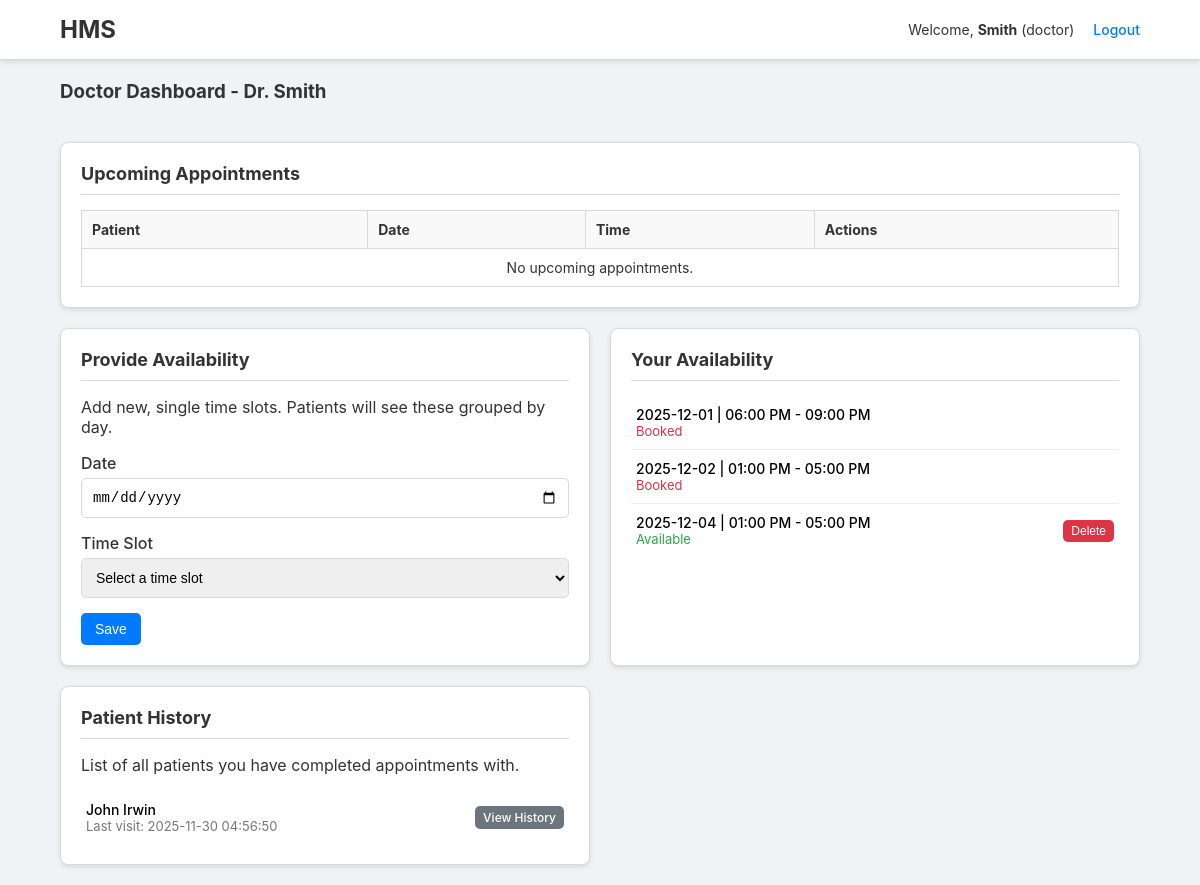
The page /doctor (signed in) on the database its author committed.
### tables this page shows
CREATE TABLE doctors (
        id INTEGER PRIMARY KEY AUTOINCREMENT,
        user_id INTEGER NOT NULL,
        fullname TEXT,
        specialization TEXT,
        bio TEXT,
        FOREIGN KEY(user_id) REFERENCES users(id)
    );

CREATE TABLE availability (
        id INTEGER PRIMARY KEY AUTOINCREMENT,
        doctor_id INTEGER,
        date TEXT,
        time_slot TEXT,
        is_available INTEGER DEFAULT 1,
        FOREIGN KEY(doctor_id) REFERENCES doctors(id)
    );

CREATE TABLE patients (
        id INTEGER PRIMARY KEY AUTOINCREMENT,
        user_id INTEGER NOT NULL,
        fullname TEXT,
        contact TEXT,
        age INTEGER,
        gender TEXT,
        FOREIGN KEY(user_id) REFERENCES users(id)
    );

### doctor.py (the view)
@doctor_bp.route("",methods=["GET"])
def dashboard():
    if not doctor_required(): return redirect("/login")
    user_id=session.get("user_id")
    doc=query_one("SELECT id, fullname FROM doctors WHERE user_id=?",(user_id,))
    if not doc:
        flash("Doctor profile not found","warning")
        return redirect("/login")
    doc_id=doc[0]
    appointments=query_all("""SELECT a.id, p.fullname, a.date, a.time_slot, a.status, a.patient_id FROM appointments a LEFT JOIN patients p ON a.patient_id=p.id WHERE a.doctor_id=? AND a.status='Booked' ORDER BY a.date""",(doc_id,))
    availability=query_all("SELECT id, date, time_slot, is_available FROM availability WHERE doctor_id=? ORDER BY date",(doc_id,))
    patient_history=query_all("""SELECT p.id, p.fullname, MAX(t.created_at) as last_visit FROM appointments a JOIN patients p ON a.patient_id = p.id LEFT JOIN treatments t ON a.id = t.appointment_id WHERE a.doctor_id = ? AND a.status = 'Completed' GROUP BY p.id, p.fullname ORDER BY last_visit DESC""",(doc_id,))
    return render_template("doctor_dashboard.html",appointments=appointments,doctor=doc,availability=availability,patient_history=patient_history)

### database.py (called while the page is built)
def get_conn(): return sqlite3.connect(DB_PATH)

### doctor.py (called while the page is built)
def doctor_required():
    return session.get("role")=="doctor"

### utils.py (called while the page is built)
def query_all(query,params=()):
    conn=get_conn()
    cur=conn.cursor()
    cur.execute(query,params)
    rows=cur.fetchall()
    conn.close()
    return rows

def query_one(query,params=()):
    conn=get_conn()
    cur=conn.cursor()
    cur.execute(query,params)
    row=cur.fetchone()
    conn.close()
    return row

### templates/doctor_dashboard.html (shortened to what this page needs)
{% extends "base.html" %}
{% block content %}
<div class="page-title">
    <h3>Doctor Dashboard - {{doctor[1]}}</h3>
</div>
<div class="dashboard-grid">
    <div class="dashboard-widget full-width">
        <h5>Upcoming Appointments</h5>
        <div class="table-wrapper">
            <table class="data-table">
                <thead><tr><th>Patient</th><th>Date</th><th>Time</th><th>Actions</th></tr></thead>
                <tbody>
                {% if appointments %}
                    {% for a in appointments %}
                    <tr>
                        <td>{{a[1]}}
                            <a href="{{url_for('doctor.patient_history',patient_id=a[5])}}" class="btn btn-small btn-secondary">View History</a>
                        </td>
                        <td>{{a[2]}}</td> <td>{{a[3]}}</td>
                        <td class="action-cell">
                            <form method="post" action="{{url_for('doctor.complete_appointment',aid=a[0])}}">
                                <div class="form-group"><input name="diagnosis_{{a[0]}}" placeholder="Diagnosis" class="form-control" required></div>
                                <div class="form-group"><input name="prescription_{{a[0]}}" placeholder="Prescription / Medicines" class="form-control"></div>
                                <button type="submit" class="btn btn-success btn-small" style="margin-bottom:5px;width:100%;">Mark as Complete</button>
                            </form>
                            <form method="post" action="{{url_for('doctor.cancel_appointment',aid=a[0])}}" onsubmit="return confirm('Are you sure you want to cancel this appointment?');">
                                <button type="submit" class="btn btn-danger btn-small" style="width:100%;">Cancel</button>
                            </form>
                        </td>
                    </tr>
                    {% endfor %}
                {% else %}
                    <tr><td colspan="4" style="text-align:center;">No upcoming appointments.</td></tr>
                {% endif %}
                </tbody>
            </table>
        </div>
    </div>
    <div class="dashboard-widget">
        <h5>Provide Availability</h5>
        <p>Add new, single time slots. Patients will see these grouped by day.</p>
        <form method="post" action="{{url_for('doctor.provide_availability')}}">
            <div class="form-group"><label>Date</label><input name="date" type="date" class="form-control" required></div>
            <div class="form-group">
                <label>Time Slot</label>
                <select name="time_slot" class="form-control" required>
                    <option value="">Select a time slot</option>
                </select>
            </div>
            <button type="submit" class="btn btn-primary">Save</button>
        </form>
    </div>
    <div class="dashboard-widget">
        <h5>Your Availability</h5>
        <ul class="widget-list">
        {% for a in availability %}
            <li class="widget-list-item">
                <div class="item-info">
                    <div class="name">{{a[1]}} | {{a[2]}}</div>
                    <div class="detail" style="color:{{'var(--green)' if a[3]==1 else 'var(--red)'}}">
                        {{'Available' if a[3]==1 else 'Booked'}}
                    </div>
                </div>
                <div class="item-actions">
                {% if a[3]==1 %}
                    <form method="post" action="{{url_for('doctor.delete_availability',avail_id=a[0])}}" onsubmit="return confirm('Delete this slot?');">
                        <button class="btn btn-small btn-danger">Delete</button>
                    </form>
                {% endif %}
                </div>
            </li>
        {% else %}
            <li class="widget-list-item">No availability slots added yet.</li>
        {% endfor %}
        </ul>
    </div>
    <div class="dashboard-widget">
        <h5>Patient History</h5>
        <p>List of all patients you have completed appointments with.</p>
        <ul class="widget-list">
        {% if patient_history %}
            {% for p in patient_history %}
            <li class="widget-list-item">
                <div class="item-info">
                    <div class="name">{{p[1]}}</div>
                    <div class="detail">Last visit: {{p[2] or 'N/A'}}</div>
                </div>
                <div class="item-actions">
                    <a href="{{url_for('doctor.patient_history',patient_id=p[0])}}" class="btn btn-small btn-secondary">View History</a>
                </div>
            </li>
            {% endfor %}
        {% else %}
            <li class="widget-list-item">No completed patient appointments.</li>
        {% endif %}
        </ul>
    </div>
</div>
{% endblock %}

### static/style.css (style rules this page uses)
:root { --bg-color: #f0f2f5; --card-bg: #ffffff; --border-color: #d9d9d9; --primary-color: #007bff; --text-color: #333; --text-light: #777; --green: #28a745; --red: #dc3545; --yellow: #ffc107; --blue: #007bff; --grey: #6c757d; --box-shadow: 0 2px 5px rgba(0, 0, 0, 0.1); }
body { font-family: -apple-system, BlinkMacSystemFont, 'Segoe UI', Roboto, 'Helvetica Neue', Arial, sans-serif; background-color: var(--bg-color); color: var(--text-color); margin: 0; padding: 0; }
h1, h2, h3, h4, h5 { margin-top: 0; }
a { color: var(--primary-color); text-decoration: none; }
.btn { display: inline-block; padding: 8px 14px; border: none; border-radius: 5px; cursor: pointer; font-size: 14px; font-weight: 500; text-align: center; transition: opacity 0.2s; }
.btn-primary { background-color: var(--primary-color); color: white; }
.btn-danger { background-color: var(--red); color: white; }
.btn-secondary { background-color: var(--grey); color: white; }
.btn-small { padding: 4px 8px; font-size: 12px; }
.form-group { margin-bottom: 15px; }
.form-group label { display: block; font-weight: 500; margin-bottom: 5px; }
.form-control { width: 100%; padding: 10px; font-size: 14px; border: 1px solid var(--border-color); border-radius: 5px; box-sizing: border-box; }
.page-title { display: flex; justify-content: space-between; align-items: center; margin-bottom: 20px; }
.dashboard-grid { display: grid; grid-template-columns: repeat(auto-fit, minmax(350px, 1fr)); gap: 20px; }
.dashboard-widget { background: var(--card-bg); border: 1px solid var(--border-color); border-radius: 8px; box-shadow: var(--box-shadow); padding: 20px; overflow: hidden; }
.dashboard-widget.full-width { grid-column: 1 / -1; }
.dashboard-widget h5 { border-bottom: 1px solid var(--border-color); padding-bottom: 10px; margin-bottom: 15px; font-size: 18px; }
.widget-list { list-style: none; padding: 0; margin: 0; max-height: 400px; overflow-y: auto; }
.widget-list-item { display: flex; justify-content: space-between; align-items: center; padding: 10px 5px; border-bottom: 1px solid #eee; }
.widget-list-item:last-child { border-bottom: none; }
.widget-list-item .item-info { font-size: 14px; }
.widget-list-item .item-info .name { font-weight: 500; color: #000; }
.widget-list-item .item-info .detail { font-size: 13px; color: var(--text-light); }
.widget-list-item .item-actions { display: flex; gap: 5px; flex-shrink: 0; }
.widget-list-item .item-actions form { display: inline-block; }
.table-wrapper { max-height: 400px; overflow-y: auto; }
.data-table { width: 100%; border-collapse: collapse; font-size: 14px; }
.data-table th, .data-table td { border: 1px solid var(--border-color); padding: 10px; text-align: left; }
.data-table th { background-color: #f9f9f9; }

### rows shown on the page
doctors: fullname "Dr. Smith"
availability: date "2025-12-01", time_slot "06:00 PM - 09:00 PM", is_available "Booked"
availability: date "2025-12-02", time_slot "01:00 PM - 05:00 PM", is_available "Booked"
availability: date "2025-12-04", time_slot "01:00 PM - 05:00 PM", is_available "Available"
patients: fullname "John Irwin", p "2025-11-30 04:56:50"

### other values the page prints
{{ session.username }} "Smith"
{{ session.role }} "doctor"
